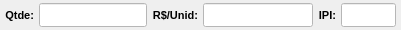
              <widget class="QWidget" name="widget_26" native="true">
               <property name="minimumSize">
                <size>
                 <width>0</width>
                 <height>0</height>
                </size>
               </property>
               <property name="maximumSize">
                <size>
                 <width>16777215</width>
                 <height>30</height>
                </size>
               </property>
               <property name="font">
                <font>
                 <pointsize>8</pointsize>
                </font>
               </property>
               <property name="styleSheet">
                <string notr="true"/>
               </property>
               <layout class="QHBoxLayout" name="horizontalLayout_18">
                <property name="spacing">
                 <number>5</number>
                </property>
                <property name="leftMargin">
                 <number>5</number>
                </property>
                <property name="topMargin">
                 <number>3</number>
                </property>
                <property name="rightMargin">
                 <number>5</number>
                </property>
                <property name="bottomMargin">
                 <number>3</number>
                </property>
                <item>
                 <widget class="QLabel" name="label_37">
                  <property name="minimumSize">
                   <size>
                    <width>0</width>
                    <height>0</height>
                   </size>
                  </property>
                  <property name="maximumSize">
                   <size>
                    <width>35</width>
                    <height>16777215</height>
                   </size>
                  </property>
                  <property name="font">
                   <font>
                    <pointsize>8</pointsize>
                    <weight>75</weight>
                    <bold>true</bold>
                   </font>
                  </property>
                  <property name="text">
                   <string>Qtde:</string>
                  </property>
                  <property name="alignment">
                   <set>Qt::AlignRight|Qt::AlignTrailing|Qt::AlignVCenter</set>
                  </property>
                 </widget>
                </item>
                <item>
                 <widget class="QLineEdit" name="line_Qtde">
                  <property name="sizePolicy">
                   <sizepolicy hsizetype="Preferred" vsizetype="Preferred">
                    <horstretch>0</horstretch>
                    <verstretch>0</verstretch>
                   </sizepolicy>
                  </property>
                  <property name="minimumSize">
                   <size>
                    <width>0</width>
                    <height>0</height>
                   </size>
                  </property>
                  <property name="maximumSize">
                   <size>
                    <width>16777215</width>
                    <height>16777215</height>
                   </size>
                  </property>
                  <property name="font">
                   <font>
                    <pointsize>8</pointsize>
                   </font>
                  </property>
                  <property name="cursor">
                   <cursorShape>IBeamCursor</cursorShape>
                  </property>
                  <property name="styleSheet">
                   <string notr="true">background-color: rgb(255, 255, 255);</string>
                  </property>
                  <property name="inputMask">
                   <string/>
                  </property>
                  <property name="text">
                   <string/>
                  </property>
                  <property name="frame">
                   <bool>true</bool>
                  </property>
                  <property name="echoMode">
                   <enum>QLineEdit::Normal</enum>
                  </property>
                  <property name="alignment">
                   <set>Qt::AlignCenter</set>
                  </property>
                 </widget>
                </item>
                <item>
                 <widget class="QLabel" name="label_39">
                  <property name="minimumSize">
                   <size>
                    <width>0</width>
                    <height>0</height>
                   </size>
                  </property>
                  <property name="maximumSize">
                   <size>
                    <width>65</width>
                    <height>16777215</height>
                   </size>
                  </property>
                  <property name="font">
                   <font>
                    <pointsize>8</pointsize>
                    <weight>75</weight>
                    <bold>true</bold>
                   </font>
                  </property>
                  <property name="text">
                   <string>R$/Unid:</string>
                  </property>
                  <property name="alignment">
                   <set>Qt::AlignRight|Qt::AlignTrailing|Qt::AlignVCenter</set>
                  </property>
                 </widget>
                </item>
                <item>
                 <widget class="QLineEdit" name="line_Unit">
                  <property name="sizePolicy">
                   <sizepolicy hsizetype="Preferred" vsizetype="Preferred">
                    <horstretch>0</horstretch>
                    <verstretch>0</verstretch>
                   </sizepolicy>
                  </property>
                  <property name="minimumSize">
                   <size>
                    <width>110</width>
                    <height>0</height>
                   </size>
                  </property>
                  <property name="maximumSize">
                   <size>
                    <width>110</width>
                    <height>16777215</height>
                   </size>
                  </property>
                  <property name="font">
                   <font>
                    <pointsize>8</pointsize>
                   </font>
                  </property>
                  <property name="cursor">
                   <cursorShape>IBeamCursor</cursorShape>
                  </property>
                  <property name="styleSheet">
                   <string notr="true">background-color: rgb(255, 255, 255);</string>
                  </property>
                  <property name="inputMask">
                   <string/>
                  </property>
                  <property name="text">
                   <string/>
                  </property>
                  <property name="maxLength">
                   <number>30</number>
                  </property>
                  <property name="frame">
                   <bool>true</bool>
                  </property>
                  <property name="echoMode">
                   <enum>QLineEdit::Normal</enum>
                  </property>
                  <property name="alignment">
                   <set>Qt::AlignCenter</set>
                  </property>
                 </widget>
                </item>
                <item>
                 <widget class="QLabel" name="label_47">
                  <property name="minimumSize">
                   <size>
                    <width>0</width>
                    <height>0</height>
                   </size>
                  </property>
                  <property name="maximumSize">
                   <size>
                    <width>30</width>
                    <height>16777215</height>
                   </size>
                  </property>
                  <property name="font">
                   <font>
                    <pointsize>8</pointsize>
                    <weight>75</weight>
                    <bold>true</bold>
                   </font>
                  </property>
                  <property name="text">
                   <string>IPI:</string>
                  </property>
                  <property name="alignment">
                   <set>Qt::AlignRight|Qt::AlignTrailing|Qt::AlignVCenter</set>
                  </property>
                 </widget>
                </item>
                <item>
                 <widget class="QLineEdit" name="line_Ipi">
                  <property name="sizePolicy">
                   <sizepolicy hsizetype="Preferred" vsizetype="Preferred">
                    <horstretch>0</horstretch>
                    <verstretch>0</verstretch>
                   </sizepolicy>
                  </property>
                  <property name="minimumSize">
                   <size>
                    <width>55</width>
                    <height>0</height>
                   </size>
                  </property>
                  <property name="maximumSize">
                   <size>
                    <width>55</width>
                    <height>16777215</height>
                   </size>
                  </property>
                  <property name="font">
                   <font>
                    <pointsize>8</pointsize>
                   </font>
                  </property>
                  <property name="styleSheet">
                   <string notr="true">background-color: rgb(255, 255, 255);</string>
                  </property>
                  <property name="alignment">
                   <set>Qt::AlignCenter</set>
                  </property>
                 </widget>
                </item>
               </layout>
              </widget>
